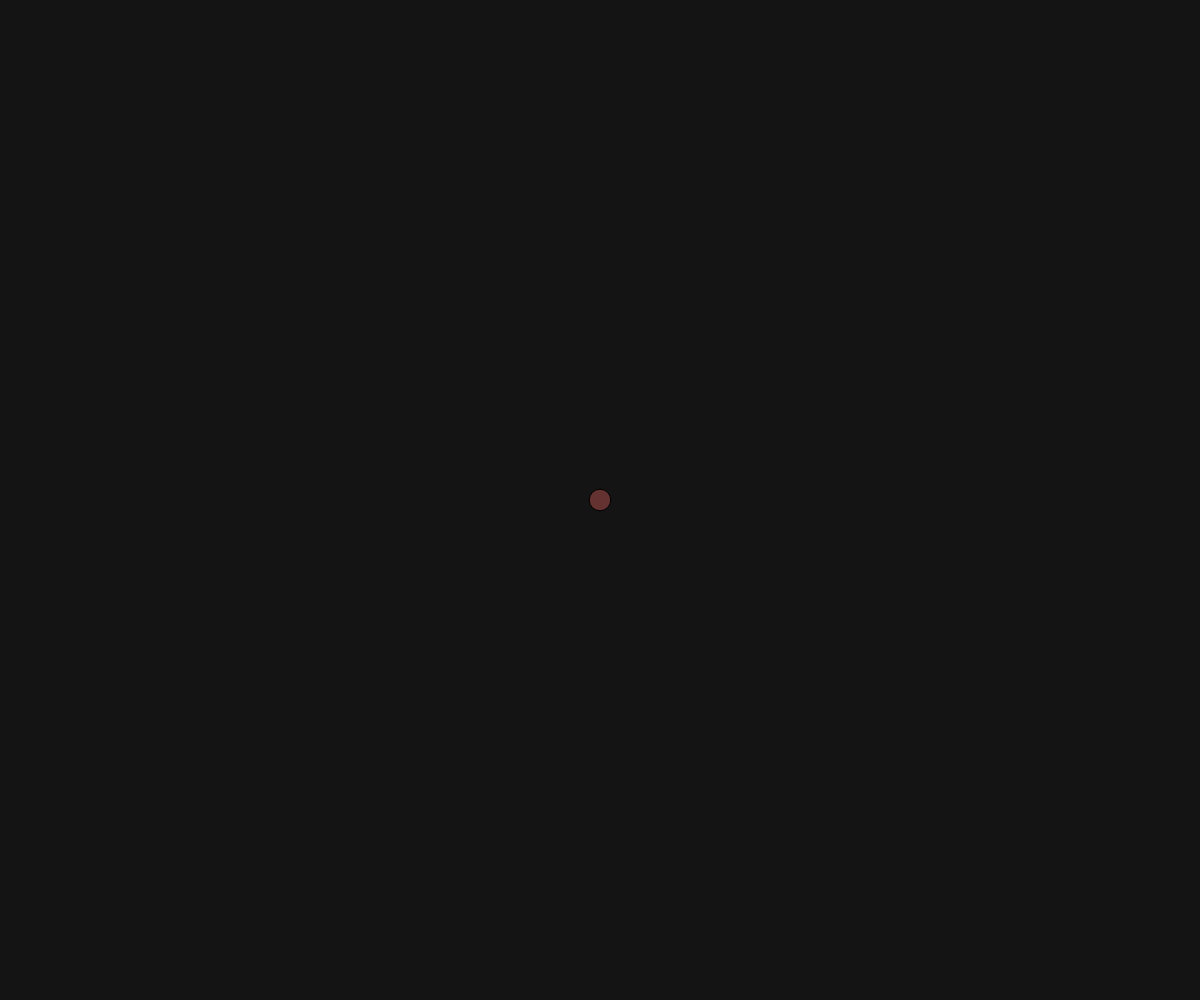
Frame 1 (no input)
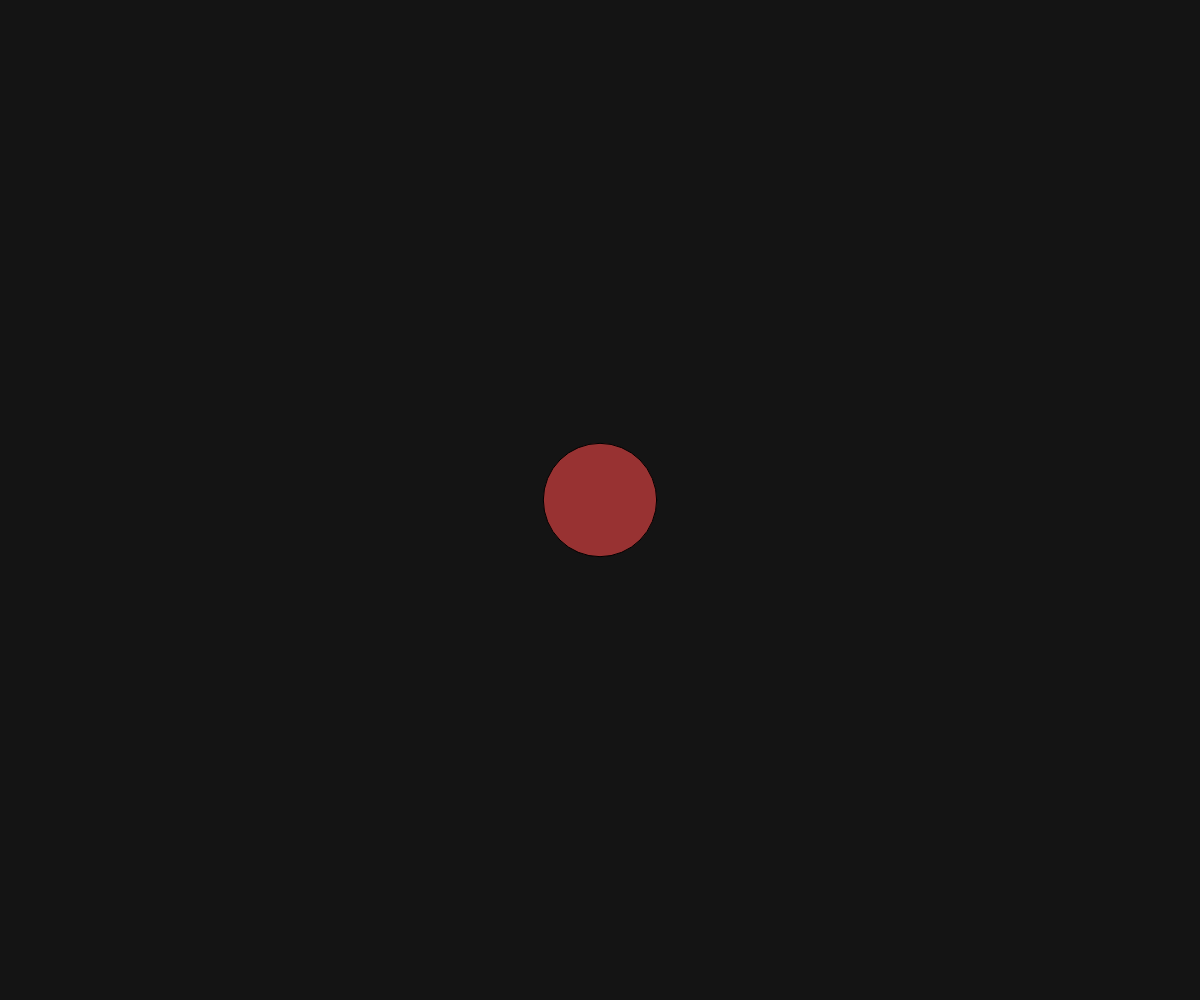
Frame 60 (no input)
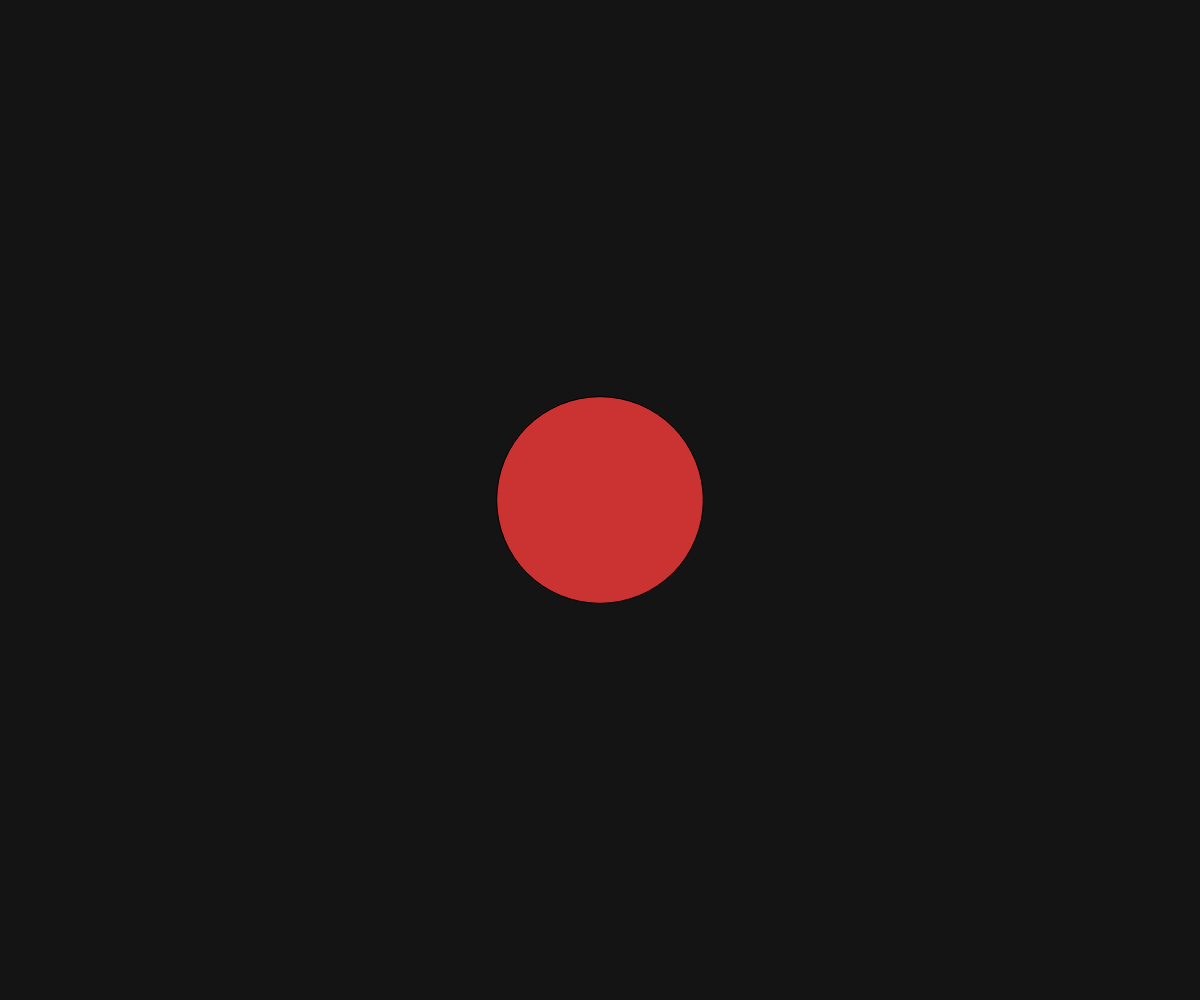
Frame 120 (the mouse pressed at the canvas centre since frame 60)

The p5.js sketch that drew these frames (run headless with seeded random() and noise() and a simulated clock; from frame 60 on, the mouse is pressed at the canvas centre):

// p5.js sketch
// ── sketch.js
// TODO: time with map() and mod

function setup() {
  createCanvas(windowWidth, windowHeight);
}

function draw() {
  background(20);

  let P = 3000; // P = period (higher the period, the slower the growth) (3000 = 3s)
let counter = millis() % P;
let md = map(counter, 0 , P, 20, 300); //md = my diameter
let mr = map(counter,0, P, 100, 255); //mr = my red

fill(mr, 50, 50)

  ellipse(width / 2, height / 2, md);
  
}
